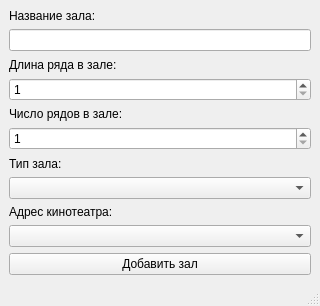
<?xml version="1.0" encoding="UTF-8"?>
<ui version="4.0">
 <class>MainWindow</class>
 <widget class="QMainWindow" name="MainWindow">
  <property name="geometry">
   <rect>
    <x>0</x>
    <y>0</y>
    <width>320</width>
    <height>306</height>
   </rect>
  </property>
  <property name="windowTitle">
   <string>Зал</string>
  </property>
  <widget class="QWidget" name="centralwidget">
   <layout class="QVBoxLayout" name="verticalLayout">
    <item>
     <widget class="QLabel" name="label">
      <property name="text">
       <string>Название зала:</string>
      </property>
     </widget>
    </item>
    <item>
     <widget class="QLineEdit" name="name"/>
    </item>
    <item>
     <widget class="QLabel" name="label_3">
      <property name="text">
       <string>Длина ряда в зале:</string>
      </property>
     </widget>
    </item>
    <item>
     <widget class="QSpinBox" name="length">
      <property name="minimum">
       <number>1</number>
      </property>
     </widget>
    </item>
    <item>
     <widget class="QLabel" name="label_2">
      <property name="text">
       <string>Число рядов в зале:</string>
      </property>
     </widget>
    </item>
    <item>
     <widget class="QSpinBox" name="number">
      <property name="minimum">
       <number>1</number>
      </property>
     </widget>
    </item>
    <item>
     <widget class="QLabel" name="label_4">
      <property name="text">
       <string>Тип зала:</string>
      </property>
     </widget>
    </item>
    <item>
     <widget class="QComboBox" name="typehall"/>
    </item>
    <item>
     <widget class="QLabel" name="label_5">
      <property name="text">
       <string>Адрес кинотеатра:</string>
      </property>
     </widget>
    </item>
    <item>
     <widget class="QComboBox" name="cinema"/>
    </item>
    <item>
     <widget class="QPushButton" name="pushButton">
      <property name="text">
       <string>Добавить зал</string>
      </property>
     </widget>
    </item>
   </layout>
  </widget>
  <widget class="QMenuBar" name="menubar">
   <property name="geometry">
    <rect>
     <x>0</x>
     <y>0</y>
     <width>320</width>
     <height>22</height>
    </rect>
   </property>
  </widget>
  <widget class="QStatusBar" name="statusbar"/>
 </widget>
 <resources/>
 <connections/>
</ui>
